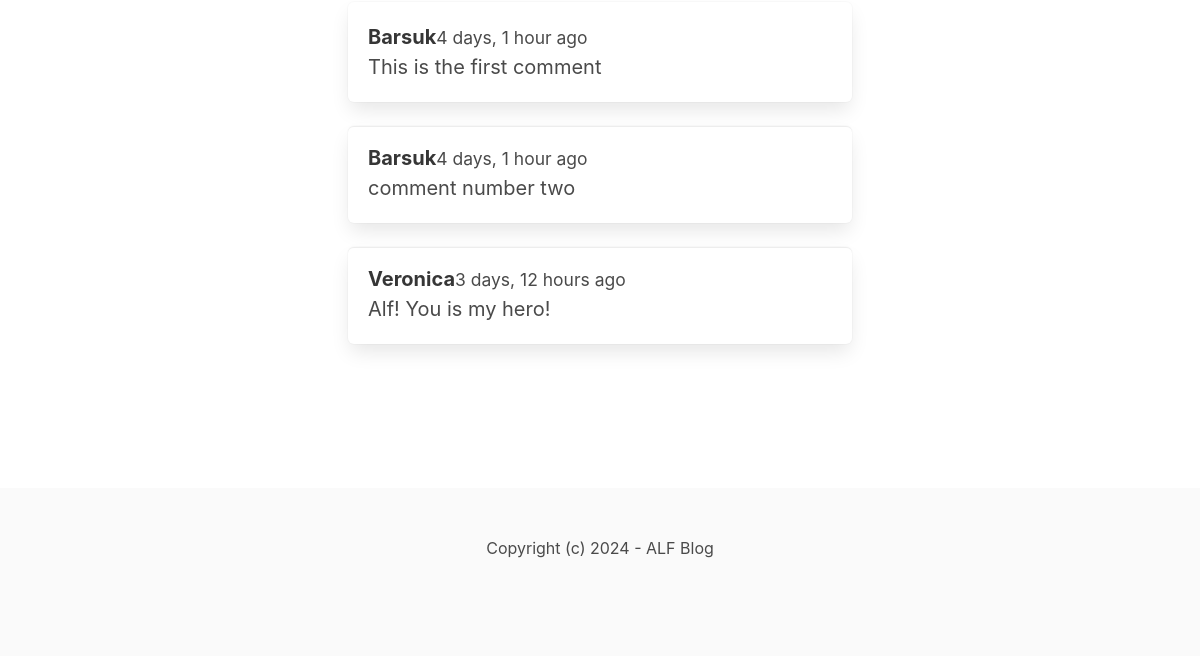
Before: /django/second-post/ (lower part) with the older database file.
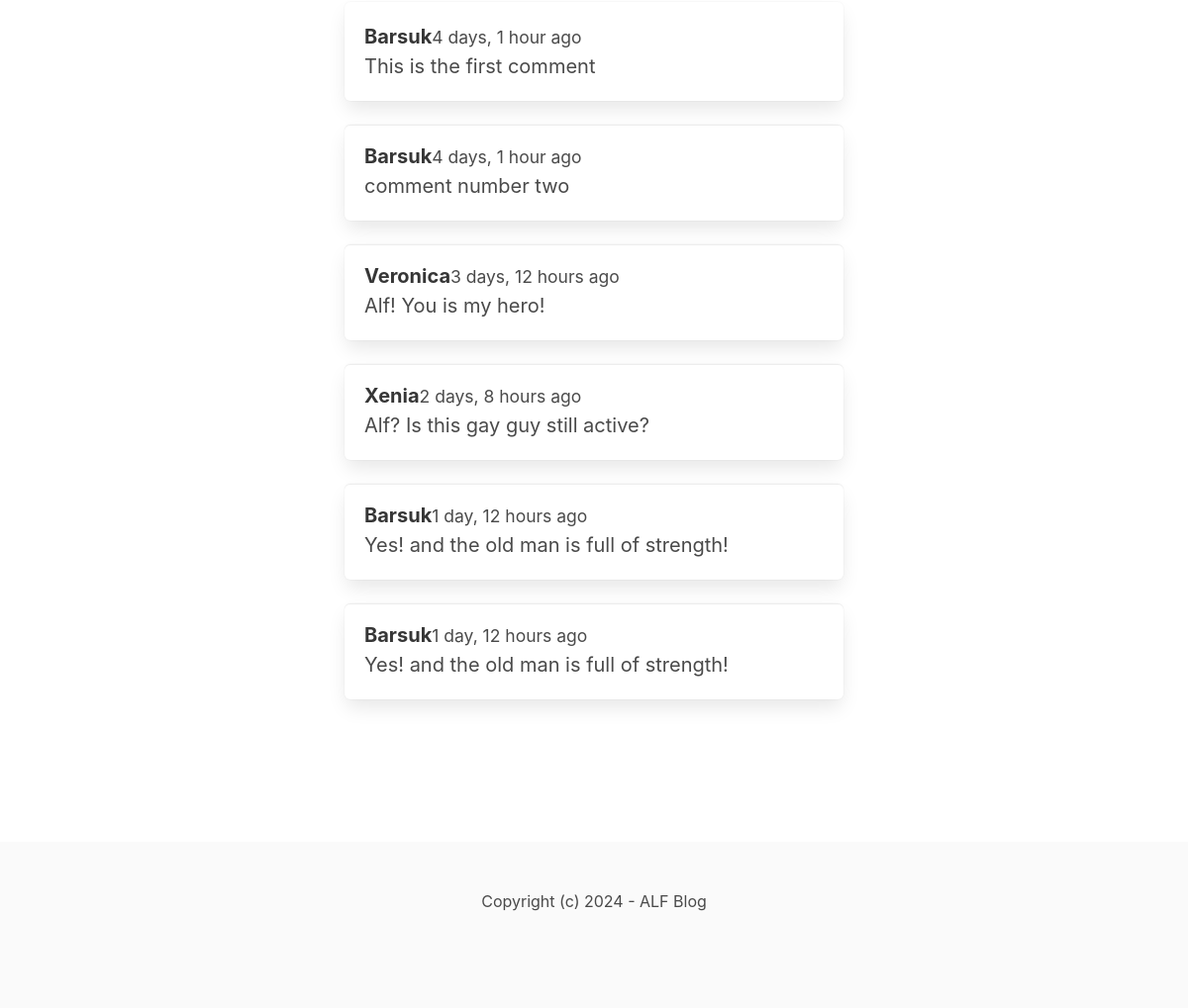
After: the same page with the newer database file.
### blog/models.py (models this page shows, shortened)
class Comment(models.Model):
    post = models.ForeignKey(Post, related_name='comments', on_delete=models.CASCADE)
    name = models.CharField(max_length=255)
    email = models.EmailField()
    body = models.TextField()
    created_at = models.DateTimeField(auto_now_add=True)

### blog/views.py (the view)
# urls.py: path('<slug:category_slug>/<slug:slug>/', views.detail, name='post_detail'),
def detail(request, category_slug, slug):
    post = get_object_or_404(Post, slug=slug, status=Post.ACTIVE)
    form = CommentForm()
    if request.method == 'POST':
        form = CommentForm(request.POST)
        if form.is_valid():
            comment = form.save(commit=False)
            comment.post = post
            comment.save()
            return redirect('post_detail', slug=slug)
    else:
        form = CommentForm()
    return render(request, 'blog/detail.html', {'post': post, 'form': form})

### blog/models.py (called while the page is built)
    def __str__(self):
        return self.title

### blog/templates/blog/detail.html (shortened to what this page needs)
{% extends 'core/base.html' %}
{% block content %}
<section class="hero">
    <div class="hero-body">
        <div class="container">
            <section class="section">
                <div class="columns">
                    <div class="column is-8 is-offset-2">
                        <div class="content is-medium">
                            <p><small>Category: <a href="{% url 'category_detail' post.category.slug %}">{{ post.category }} </a></small><p>
                            {% for comment in post.comments.all %}
                                <article class="media box">
                                    <div class="media-content">
                                        <strong>{{ comment.name }}</strong><small>{{ comment.created_at | timesince }} ago</small><br>
                                        {{ comment.body }}
                                    </div>
                                </article>
                            {% endfor %}
                        </div>
                    </div>
                </div>
            </section>
        </div>
    </div>
</section>
{% endblock %}

Changed rows visible on the page:
added Comment: name "Xenia", created_at "2 days, 8 hours", body "Alf? Is this gay guy still active?"
added Comment: name "Barsuk", created_at "1 day, 12 hours", body "Yes! and the old man is full of strength!"
added Comment: name "Barsuk", created_at "1 day, 12 hours", body "Yes! and the old man is full of strength!"
